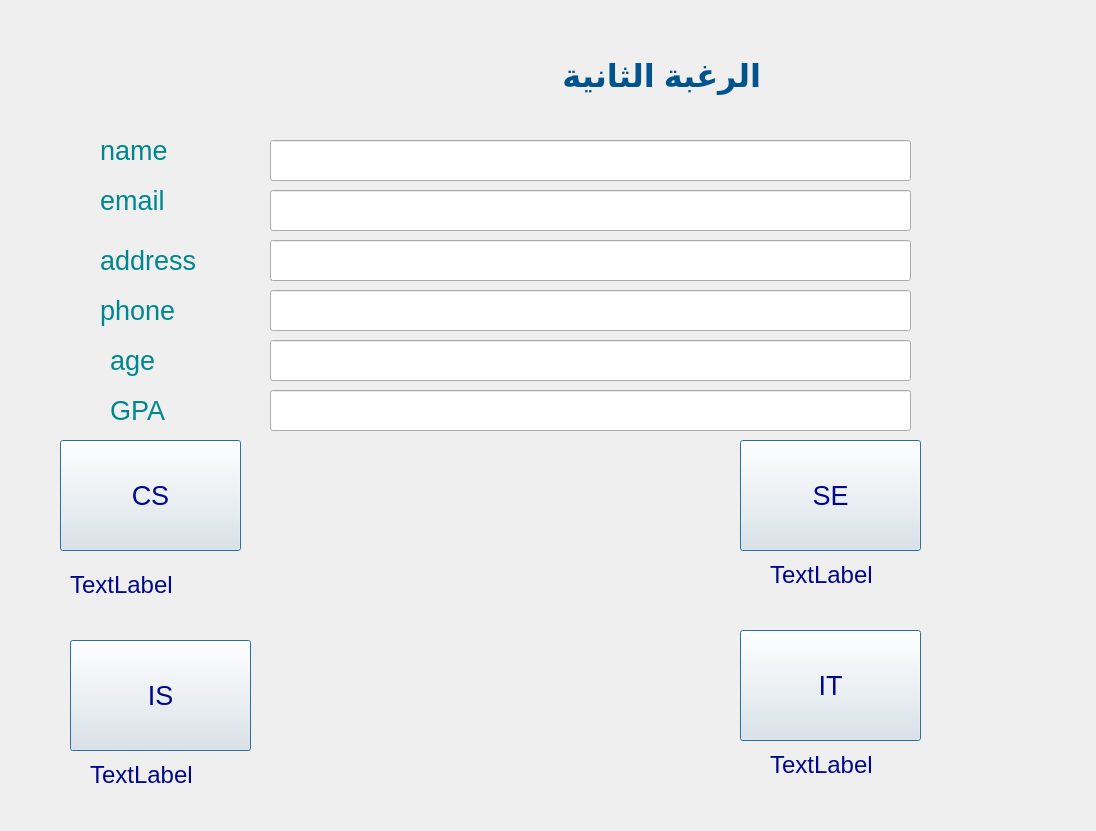
<?xml version="1.0" encoding="UTF-8"?>
<ui version="4.0">
 <class>Form_4</class>
 <widget class="QWidget" name="Form_4">
  <property name="geometry">
   <rect>
    <x>0</x>
    <y>0</y>
    <width>1096</width>
    <height>831</height>
   </rect>
  </property>
  <property name="windowTitle">
   <string>Form</string>
  </property>
  <widget class="QPushButton" name="pushButton_17">
   <property name="geometry">
    <rect>
     <x>740</x>
     <y>630</y>
     <width>181</width>
     <height>111</height>
    </rect>
   </property>
   <property name="font">
    <font>
     <pointsize>20</pointsize>
    </font>
   </property>
   <property name="styleSheet">
    <string notr="true">Color: rgba(0, 7, 141, 1)
</string>
   </property>
   <property name="text">
    <string>IT</string>
   </property>
   <property name="default">
    <bool>true</bool>
   </property>
  </widget>
  <widget class="QPushButton" name="pushButton_18">
   <property name="geometry">
    <rect>
     <x>70</x>
     <y>640</y>
     <width>181</width>
     <height>111</height>
    </rect>
   </property>
   <property name="font">
    <font>
     <pointsize>20</pointsize>
    </font>
   </property>
   <property name="styleSheet">
    <string notr="true">Color: rgba(0, 7, 141, 1)
</string>
   </property>
   <property name="text">
    <string>IS</string>
   </property>
   <property name="default">
    <bool>true</bool>
   </property>
  </widget>
  <widget class="QPushButton" name="pushButton_16">
   <property name="geometry">
    <rect>
     <x>60</x>
     <y>440</y>
     <width>181</width>
     <height>111</height>
    </rect>
   </property>
   <property name="font">
    <font>
     <pointsize>20</pointsize>
    </font>
   </property>
   <property name="styleSheet">
    <string notr="true">Color: rgba(0, 7, 141, 1)
</string>
   </property>
   <property name="text">
    <string>CS</string>
   </property>
   <property name="default">
    <bool>true</bool>
   </property>
  </widget>
  <widget class="QPushButton" name="pushButton_15">
   <property name="geometry">
    <rect>
     <x>740</x>
     <y>440</y>
     <width>181</width>
     <height>111</height>
    </rect>
   </property>
   <property name="font">
    <font>
     <pointsize>20</pointsize>
    </font>
   </property>
   <property name="styleSheet">
    <string notr="true">Color: rgba(0, 7, 141, 1)
</string>
   </property>
   <property name="text">
    <string>SE</string>
   </property>
   <property name="default">
    <bool>true</bool>
   </property>
  </widget>
  <widget class="QLabel" name="label_1">
   <property name="geometry">
    <rect>
     <x>-90</x>
     <y>30</y>
     <width>851</width>
     <height>91</height>
    </rect>
   </property>
   <property name="font">
    <font>
     <pointsize>24</pointsize>
     <weight>75</weight>
     <bold>true</bold>
    </font>
   </property>
   <property name="styleSheet">
    <string notr="true">Color: rgba(0, 83, 139, 1)
</string>
   </property>
   <property name="text">
    <string>الرغبة الثانية</string>
   </property>
  </widget>
  <widget class="QLabel" name="label">
   <property name="geometry">
    <rect>
     <x>770</x>
     <y>560</y>
     <width>141</width>
     <height>31</height>
    </rect>
   </property>
   <property name="styleSheet">
    <string notr="true">Color: rgba(0, 7, 141, 1)
</string>
   </property>
   <property name="text">
    <string>&lt;html&gt;&lt;head/&gt;&lt;body&gt;&lt;p&gt;&lt;span style=&quot; font-size:18pt;&quot;&gt;TextLabel&lt;/span&gt;&lt;/p&gt;&lt;/body&gt;&lt;/html&gt;</string>
   </property>
  </widget>
  <widget class="QLabel" name="label_2">
   <property name="geometry">
    <rect>
     <x>70</x>
     <y>570</y>
     <width>141</width>
     <height>31</height>
    </rect>
   </property>
   <property name="styleSheet">
    <string notr="true">Color: rgba(0, 7, 141, 1)
</string>
   </property>
   <property name="text">
    <string>&lt;html&gt;&lt;head/&gt;&lt;body&gt;&lt;p&gt;&lt;span style=&quot; font-size:18pt;&quot;&gt;TextLabel&lt;/span&gt;&lt;/p&gt;&lt;/body&gt;&lt;/html&gt;</string>
   </property>
  </widget>
  <widget class="QLabel" name="label_3">
   <property name="geometry">
    <rect>
     <x>90</x>
     <y>760</y>
     <width>141</width>
     <height>31</height>
    </rect>
   </property>
   <property name="styleSheet">
    <string notr="true">Color: rgba(0, 7, 141, 1)
</string>
   </property>
   <property name="text">
    <string>&lt;html&gt;&lt;head/&gt;&lt;body&gt;&lt;p&gt;&lt;span style=&quot; font-size:18pt;&quot;&gt;TextLabel&lt;/span&gt;&lt;/p&gt;&lt;/body&gt;&lt;/html&gt;</string>
   </property>
  </widget>
  <widget class="QLabel" name="label_4">
   <property name="geometry">
    <rect>
     <x>770</x>
     <y>750</y>
     <width>141</width>
     <height>31</height>
    </rect>
   </property>
   <property name="styleSheet">
    <string notr="true">Color: rgba(0, 7, 141, 1)
</string>
   </property>
   <property name="text">
    <string>&lt;html&gt;&lt;head/&gt;&lt;body&gt;&lt;p&gt;&lt;span style=&quot; font-size:18pt;&quot;&gt;TextLabel&lt;/span&gt;&lt;/p&gt;&lt;/body&gt;&lt;/html&gt;</string>
   </property>
  </widget>
  <widget class="QLineEdit" name="lineEdit_7">
   <property name="geometry">
    <rect>
     <x>270</x>
     <y>140</y>
     <width>641</width>
     <height>41</height>
    </rect>
   </property>
  </widget>
  <widget class="QLineEdit" name="lineEdit_8">
   <property name="geometry">
    <rect>
     <x>270</x>
     <y>190</y>
     <width>641</width>
     <height>41</height>
    </rect>
   </property>
  </widget>
  <widget class="QLineEdit" name="lineEdit_9">
   <property name="geometry">
    <rect>
     <x>270</x>
     <y>240</y>
     <width>641</width>
     <height>41</height>
    </rect>
   </property>
  </widget>
  <widget class="QLineEdit" name="lineEdit_10">
   <property name="geometry">
    <rect>
     <x>270</x>
     <y>290</y>
     <width>641</width>
     <height>41</height>
    </rect>
   </property>
  </widget>
  <widget class="QLineEdit" name="lineEdit_11">
   <property name="geometry">
    <rect>
     <x>270</x>
     <y>340</y>
     <width>641</width>
     <height>41</height>
    </rect>
   </property>
  </widget>
  <widget class="QLineEdit" name="lineEdit_12">
   <property name="geometry">
    <rect>
     <x>270</x>
     <y>390</y>
     <width>641</width>
     <height>41</height>
    </rect>
   </property>
  </widget>
  <widget class="QLabel" name="label_8">
   <property name="geometry">
    <rect>
     <x>100</x>
     <y>130</y>
     <width>141</width>
     <height>41</height>
    </rect>
   </property>
   <property name="font">
    <font>
     <pointsize>20</pointsize>
    </font>
   </property>
   <property name="styleSheet">
    <string notr="true">Color: rgba(0, 135, 141, 1)
</string>
   </property>
   <property name="text">
    <string>name</string>
   </property>
  </widget>
  <widget class="QLabel" name="label_7">
   <property name="geometry">
    <rect>
     <x>100</x>
     <y>180</y>
     <width>141</width>
     <height>41</height>
    </rect>
   </property>
   <property name="font">
    <font>
     <pointsize>20</pointsize>
    </font>
   </property>
   <property name="styleSheet">
    <string notr="true">Color: rgba(0, 135, 141, 1)
</string>
   </property>
   <property name="text">
    <string>email</string>
   </property>
  </widget>
  <widget class="QLabel" name="label_5">
   <property name="geometry">
    <rect>
     <x>100</x>
     <y>240</y>
     <width>141</width>
     <height>41</height>
    </rect>
   </property>
   <property name="font">
    <font>
     <pointsize>20</pointsize>
    </font>
   </property>
   <property name="styleSheet">
    <string notr="true">Color: rgba(0, 135, 141, 1)
</string>
   </property>
   <property name="text">
    <string>address</string>
   </property>
  </widget>
  <widget class="QLabel" name="label_6">
   <property name="geometry">
    <rect>
     <x>100</x>
     <y>290</y>
     <width>141</width>
     <height>41</height>
    </rect>
   </property>
   <property name="font">
    <font>
     <pointsize>20</pointsize>
    </font>
   </property>
   <property name="styleSheet">
    <string notr="true">Color: rgba(0, 135, 141, 1)
</string>
   </property>
   <property name="text">
    <string>phone</string>
   </property>
  </widget>
  <widget class="QLabel" name="label_9">
   <property name="geometry">
    <rect>
     <x>110</x>
     <y>340</y>
     <width>141</width>
     <height>41</height>
    </rect>
   </property>
   <property name="font">
    <font>
     <pointsize>20</pointsize>
    </font>
   </property>
   <property name="styleSheet">
    <string notr="true">Color: rgba(0, 135, 141, 1)
</string>
   </property>
   <property name="text">
    <string>age</string>
   </property>
  </widget>
  <widget class="QLabel" name="label_10">
   <property name="geometry">
    <rect>
     <x>110</x>
     <y>390</y>
     <width>141</width>
     <height>41</height>
    </rect>
   </property>
   <property name="font">
    <font>
     <pointsize>20</pointsize>
    </font>
   </property>
   <property name="styleSheet">
    <string notr="true">Color: rgba(0, 135, 141, 1)
</string>
   </property>
   <property name="text">
    <string>GPA</string>
   </property>
  </widget>
 </widget>
 <resources/>
 <connections/>
</ui>
